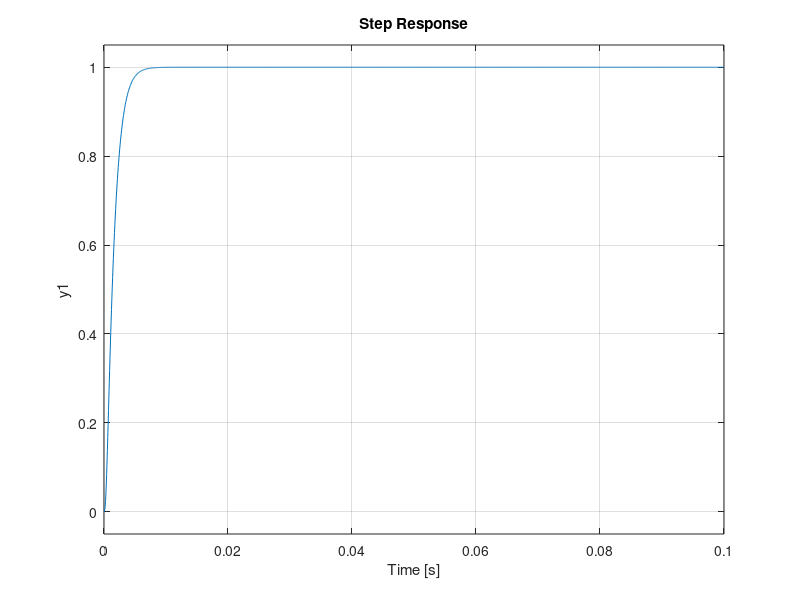

This figure's MATLAB source:
%%TThis Programme is for the design of the LQI controller for the
%%paralleled buck converters
%% Initialising Converter Design Parameter
clear
Vi1=100; %input voltage 
Vi2=100;
R=0.4608; %Converter Resistance Value
L1=0.479e-3; %Converter inductance value
rL1=0.002; %Inductor Resistance
L2=0.342e-3; %Converter 2 inductance value
rL2=0.002; %Inductor Resistance
C=271.28e-6; %Converter Capacitance value
fsw = 10000; % switching frequency
fs = 2*fsw; % sampling frequency
T=1/fs; % Sampling time

%% State Space Model of the Buck Converter
Ao=[-rL1/L1 0 -(1/L1);0 -rL2/L2 -(1/L2);1/C 1/C -(1/(R*C))]; % A is the Dynamics Matrix
Bo=[Vi1/L1 0;0 Vi2/L2;0 0]; % B is the Control Input Matrix
Co=[0 0 1]; % C is the Ouput Matrix 
Do=0; % D is the direct term
buckPss= ss(Ao,Bo,Co,Do); % Creates the state space model of the buck converter
%% Testing Reachability Controllability and Observabilityy
SysContr=ctrb(Ao,Bo);
SysRank=rank(SysContr);
SysObsv=obsv(Ao,Co);
SysORank=rank(SysObsv);
%% State Feedback Controller Design Usung LQR with Integral
% augmented matrices
Aaug=[Ao zeros(3,1);-Co 0];
Baug=[Bo;zeros(1,2)];
 Caug=[Co,0];
Daug=0;
% The Augmented State Space System
buckPSSAug=ss(Aaug,Baug,Caug,Daug,'StateName',{'i1','i2','vc','zi'},'inputname',{'d1','d2'},'outputname','Vo');
% The Weighting Matrices for the States Qx and the Input Qu are chosen to solve for the feedback gains
Qx1=[11e-5 0 0 0 
     0 53e-5 0 0 
     0 0 1e-6 0 
     0 0 0 1000];
Qu1=[5 0 
     0 5 ]; 
% % The Augmented State feedback gain Kaug is computed using the lqi command.
% Kaug is made up of the state feedback gain K and the integral gain Ki
Kaug=lqi(buckPss, Qx1,Qu1);
K= Kaug(1:2,1:3);
Ki=-Kaug(1:2,4);
% The Closed Loop System is computed and the eigen values checked for
% stability
Acl3=[Ao-Bo*K Bo*Ki; -Co 0];
eigval2=eig(Acl3);
buckPSScl=ss(Acl3,[0;0;0;1],Caug,Daug);
figure(1),step(buckPSScl,0.1), grid on